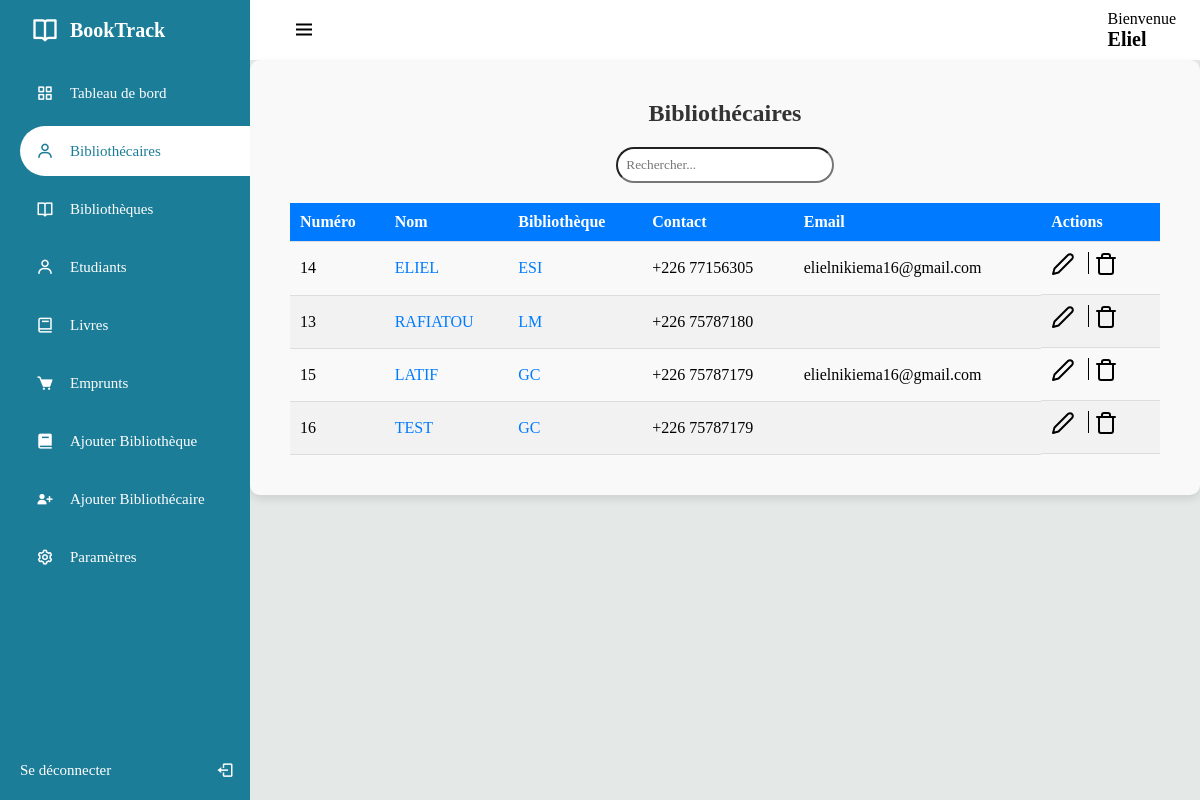
Screenshot of /manage/librarian.php (signed in) with the database file from the repository.
### tables this page shows
CREATE TABLE IF NOT EXISTS `librarian` (
  `librarian_id` int NOT NULL AUTO_INCREMENT,
  `librarian_name` varchar(100) NOT NULL,
  `librarian_mail` varchar(100) NOT NULL,
  `librarian_tel` varchar(100) NOT NULL,
  `librarian_pass` text NOT NULL,
  `library_id` int NOT NULL,
  `must_changes` tinyint(1) NOT NULL DEFAULT '1',
  PRIMARY KEY (`librarian_id`),
  KEY `lib_lib_id` (`library_id`)
);

CREATE TABLE IF NOT EXISTS `library` (
  `library_id` int NOT NULL AUTO_INCREMENT,
  `library_name` varchar(100) NOT NULL,
  PRIMARY KEY (`library_id`)
);

### manage/scripts/librarian_script/total_librarian.php (called while the page is built, shortened)
<?php
	$sql = "SELECT lb.librarian_id, lb.librarian_name, l.library_name, lb.librarian_tel, lb.librarian_mail
            FROM librarian lb
            JOIN library l ON (lb.library_id = l.library_id)";
	$stmt = $conn->prepare($sql);
	$stmt->execute();
    $librarians = $stmt->fetchAll(PDO::FETCH_ASSOC);
?>

### manage/librarian.php (the view, shortened to what this page needs)
<?php require "../config/config.php" ?>
<?php require "scripts/librarian_script/total_librarian.php" ?>
<!DOCTYPE html>
<html lang="fr">
<head>
	<link rel="stylesheet" href="../assets/css/libra.css?v=1.0">
	<link rel="stylesheet" href="../assets/css/search.css">
	<link href='https://unpkg.com/boxicons@2.1.1/css/boxicons.min.css' rel='stylesheet'>
</head>
<body>
	<div class="sidebar">
		<div class="logo_details">
			<i class='bx bx-book-open'></i>
			<div class="logo_name">
				BookTrack
			</div>
		</div>
		<ul>
			<li>
				<a href="admin_dash.php">
				<i class='bx bx-grid-alt'></i>
				<span class="links_name">
					Tableau de bord
				</span>
				</a>
			</li>
			<li>
				<a href="librarian.php" class="active">
				<i class='bx bx-user'></i>
				<span class="links_name">
					Bibliothécaires
				</span>
				</a>
			</li>
			<li>
				<a href="library.php">
				<i class='bx bx-book-open'></i>
				<span class="links_name">
					Bibliothèques
				</span>
				</a>
			</li>
			<li>
				<a href="student.php">
				<i class='bx bx-user'></i>
				<span class="links_name">
					Etudiants
				</span>
				</a>
			</li>
			<li>
				<a href="book.php">
				<i class='bx bx-book' ></i>
				<span class="links_name">
					Livres
				</span>
				</a>
			</li>
			<li>
				<a href="borrow.php">
				<i class='bx bxs-cart'></i>
				<span class="links_name">
					Emprunts
				</span>
				</a>
			</li>
			<li>
				<a href="add_library.php">
				<i class='bx bxs-book'></i>
				<span class="links_name">
					Ajouter Bibliothèque
				</span>
				</a>
			</li>
			<li>
				<a href="add_librarian.php">
				<i class='bx bxs-user-plus'></i>
				<span class="links_name">
					Ajouter Bibliothécaire
				</span>
				</a>
			</li>
			<li>
				<a href="setting.php">
				<i class='bx bx-cog'></i>
				<span class="links_name">
					Paramètres
				</span>
				</a>
			</li>
			<li class="login">
				<a href="logout.php">
				<span class="links_name login_out">
					Se déconnecter
				</span>
				<i class='bx bx-log-out' id="log_out"></i>
				</a>
			</li>
		</ul>
	</div>
	<section class="home_section">
		<div class="topbar">
			<div class="toggle">
				<i class='bx bx-menu' id="btn"></i>
			</div>
			<div class="user_wrapper">
				<p>Bienvenue</p>
				<?php if(isset($_SESSION['ad_name'])): ?>
                    <h2 style="text-transform: capitalize; font-size:20px;">
                    	<?php echo $_SESSION['ad_name']; ?>
                    </h2>
                <?php endif; ?>
			</div>
		</div>
		<div class="details">
			<div class="recent_project">
				<div class="card_header" style="text-align:center;">
					<h2>Bibliothécaires</h2>
					<input type='text' id='search' class='search-input' placeholder='Rechercher...'>
				</div>
				<table id="dataTable">
					<thead>
						<tr>
							<td>Numéro</td>
							<td>Nom</td>
							<td>Bibliothèque</td>
							<td>Contact</td>
							<td>Email</td>
							<td>Actions</td>
						</tr>
					</thead>
					<tbody>
						<?php if(!empty($librarians)): ?>
							<?php foreach ($librarians as $librarian): ?>
								<tr>
									<td>
										<?= htmlspecialchars($librarian['librarian_id']); ?>
									</td>
									<td style="text-transform:uppercase;">
										<?= htmlspecialchars($librarian['librarian_name']); ?>
									</td>
									<td style="text-transform:uppercase;">
										<?= htmlspecialchars($librarian['library_name']); ?>
									</td>
									<td>
										<?= htmlspecialchars($librarian['librarian_tel']); ?>
									</td>
									<td style="text-transform:lowercase;">
										<?= htmlspecialchars($librarian['librarian_mail']); ?>
									</td>
									<td style="display:flex;">
										<a href="scripts/edit_librarian.php?id=<?=$librarian['librarian_id'];?>" style="width:32px; height:32px; margin-right:5px">
											<img src="../assets/img/edit.svg" alt="">
										</a>
										<a href="scripts/delete_librarian.php?id=<?=$librarian['librarian_id'];?>" onclick="return confirm('Supprimer bibliothécaire ?');" style="width:32px; height:32px;margin-left:5px">
											<img src="../assets/img/trash.svg" alt="">
										</a>
									</td>
								</tr>
							<?php endforeach; ?>
						<?php else: ?>
							<tr>
								<td>Aucun bibliothécaire.</td>
							</tr>
						<?php endif; ?>
					</tbody>
				</table>
			</div>
		</div>
	</section>
</body>
</html>

### assets/css/libra.css (style rules this page uses)
:root { --blue: #0053f3; --dark-blue: #1c7d98; --white: #fff; --gray: #8390a2; }
* { margin: 0; padding: 0; box-sizing: border-box; font-family: Georgia, 'Times New Roman', Times, serif; }
.sidebar { position: fixed; left: 0; top: 0; width: 250px; height: 100%; padding-left: 20px; background: var(--dark-blue); transition: all 0.5s ease; z-index: 99; }
.sidebar .logo_details { position: relative; height: 60px; display: flex; align-items: center; }
.sidebar li { position: relative; margin: 8px 0; list-style: none; }
.sidebar i { position: relative; height: 60px; min-width: 50px; font-size: 28px; line-height: 60px; text-align: center; color: var(--white); }
.sidebar .logo_details .logo_name { font-size: 20px; font-weight: 600; color: var(--white); transition: all 0.5s ease; }
.toggle { position: relative; }
#btn { font-size: 24px; cursor: pointer; }
.sidebar ul li a i { position: relative; height: 50px; font-size: 18px; line-height: 50px; }
.sidebar ul li a { width: 100%; height: 100%; display: flex; align-items: center; text-decoration: none; border-radius: 30px 0px 0px 30px; transition: all 0.5s ease; }
.sidebar ul li a .links_name { font-size: 15px; font-weight: 400; color: var(--white); transition: 0.4s; }
.sidebar li.login { position: fixed; width: 250px; height: 60px; left: 0; bottom: -8px; padding: 20px 20px; background: var(--white-blue); transition: all 0.5s ease; }
.sidebar .login #log_out { position: absolute; height: 60px; right: 0; top: 50%; transform: translateY(-50%); line-height: 60px; transition: all 0.5s ease; }
.sidebar li a.active { background: var(--white); }
.sidebar li a.active .links_name, .sidebar li a.active i { color: var(--dark-blue); }
.home_section { position: relative; width: calc(100% - 250px); min-height: 100vh; left: 250px; top: 0; background: #E4E9E7; transition: all 0.5s ease; }
.home_section .topbar { position: relative; width: 100%; height: 60px; display: flex; justify-content: space-between; align-items: center; padding: 1rem 1.5rem; background: var(--white); }
.home_section .topbar .toggle { position: relative; width: 60px; height: 60px; display: flex; justify-content: center; align-items: center; font-size: 2em; cursor: pointer; }
.details { position: relative; width: 100%; padding: 20px; display: grid; grid-template-columns: 3fr; background-color: #f9f9f9; border-radius: 10px; box-shadow: 0 4px 8px rgba(0, 0, 0, 0.1); }
.details .recent_project { position: relative; display: grid; padding: 20px; border-radius: 20px; overflow-y: auto; white-space: nowrap; }
.card_header h2 { font-size: 24px; font-weight: bold; color: #333; margin-bottom: 20px; }
table { width: 100%; border-collapse: collapse; }
table thead tr { background-color: #007bff; color: #fff; }
table thead td { padding: 10px; text-align: left; font-weight: bold; }
table tbody tr:nth-child(even) { background-color: #f2f2f2; }
table td { padding: 10px; border-bottom: 1px solid #ddd; }

### assets/css/search.css (style rules this page uses)
.search-input { margin-bottom:20px; padding: 8px; box-sizing:border-box; width: 25%; border-radius:18px; text-transform:capitalize; }

### rows the page displays
librarian: librarian_id "14", librarian_name "ELIEL", library.library_name "ESI", librarian_tel "+226 77156305", librarian_mail "elielnikiema16@gmail.com"
librarian: librarian_id "13", librarian_name "RAFIATOU", library.library_name "LM", librarian_tel "+226 75787180"
librarian: librarian_id "15", librarian_name "LATIF", library.library_name "GC", librarian_tel "+226 75787179", librarian_mail "elielnikiema16@gmail.com"
librarian: librarian_id "16", librarian_name "TEST", library.library_name "GC", librarian_tel "+226 75787179"

### other values shown
$_SESSION['ad_name'] "Eliel"
